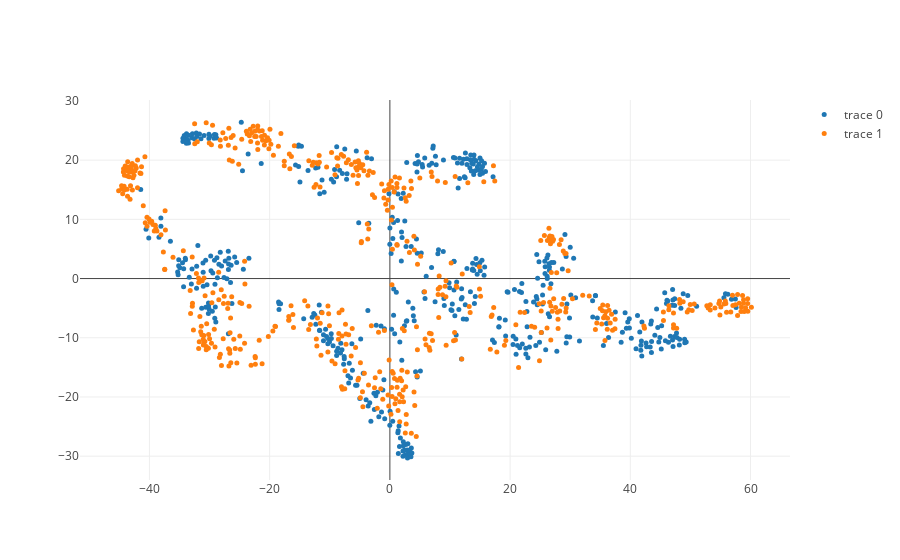

The notebook cell this image was saved under:
### Code cell
fig0 = go.Scatter(
    x=ld_dataset[labels == 0][:,0],
    y=ld_dataset[labels == 0][:,1],
    marker={'size': 5},
    mode="markers",
    text=lids[labels == 0]
)

fig1 = go.Scatter(
    x=ld_dataset[labels == 1][:,0],
    y=ld_dataset[labels == 1][:,1],
    marker={'size': 5},
    mode="markers",
    text=lids[labels == 1]
)

plotly.iplot([fig0, fig1, fig2])

### Figure 1 — Plotly figure (JSON) as saved in the notebook; plotly's stock layout.template omitted (floating-point values rounded to 4 significant figures; data arrays with more than 128 entries replaced by an {"elided": "..."} marker saying what was removed)
{"data": [{"marker": {"size": 5}, "mode": "markers", "text": {"elided": "479 str values"}, "type": "scatter", "x": {"elided": "479 float values"}, "y": {"elided": "479 float values"}}, {"marker": {"size": 5}, "mode": "markers", "text": {"elided": "521 str values"}, "type": "scatter", "x": {"elided": "521 float values"}, "y": {"elided": "521 float values"}}, {"marker": {"opacity": 0.1, "size": 2}, "mode": "markers", "type": "scatter", "x": [], "y": []}], "layout": {}}
